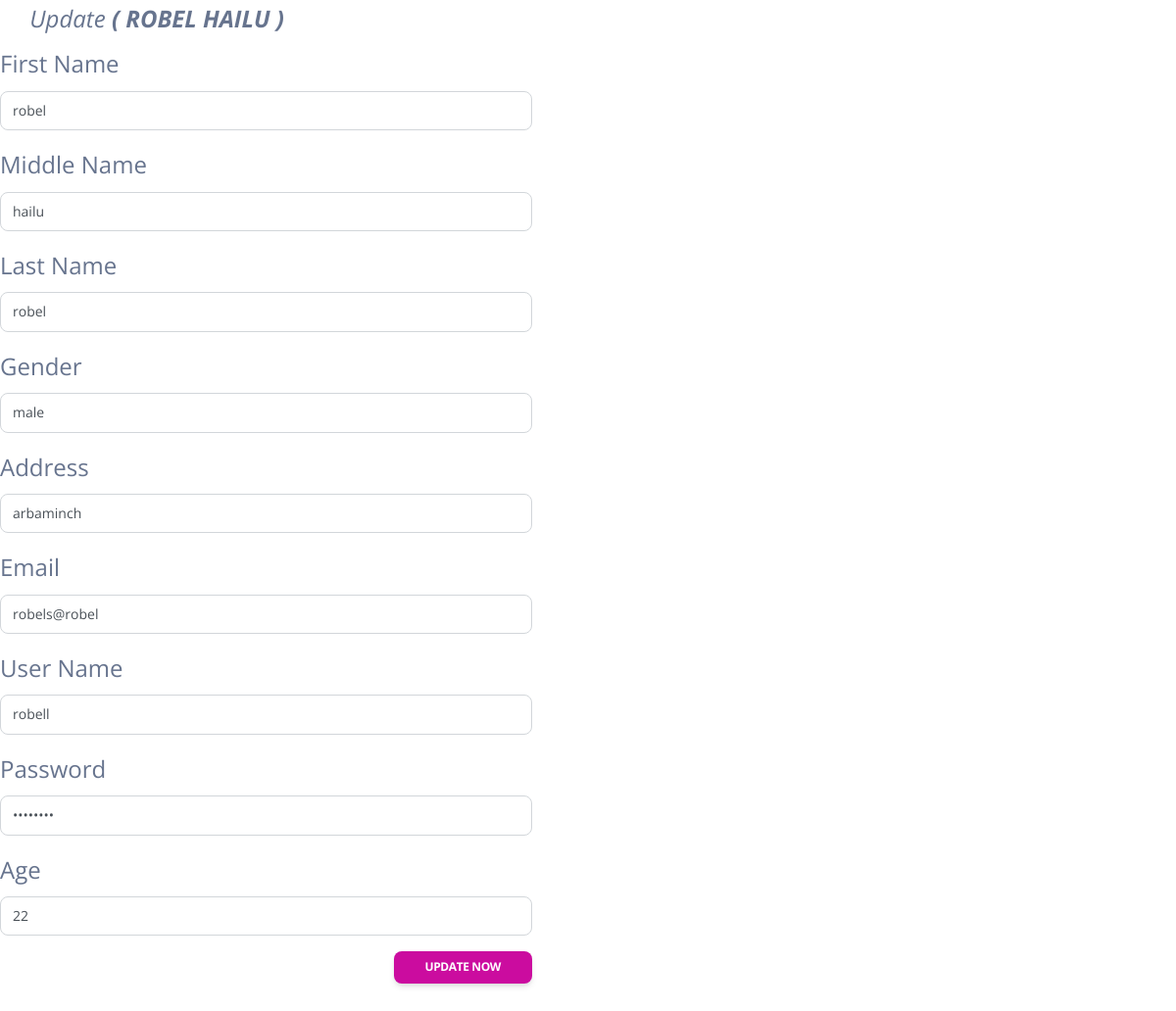
/admin/updateins.php?Id=2, run on the app's committed database.
### tables this page shows
CREATE TABLE `instructor` (
  `ins_id` int(11) NOT NULL,
  `fname` varchar(100) NOT NULL,
  `mname` varchar(100) NOT NULL,
  `lname` varchar(100) NOT NULL,
  `address` varchar(100) NOT NULL,
  `email` varchar(100) NOT NULL,
  `age` int(100) NOT NULL,
  `sex` varchar(100) NOT NULL,
  `uname` varchar(100) NOT NULL,
  `pass` varchar(100) NOT NULL
);

### admin/updateins.php (the view, shortened to what this page needs)
<?php
  include("../connection.php");
  $id = $_GET['Id'];
  $selExmne = $con->query("SELECT * FROM instructor WHERE ins_id='$id' ")->fetch_ASSOC();
 ?>
<!DOCTYPE html>
<html lang="en">
<head>
  <link href="../assets/css/nucleo-icons.css" rel="stylesheet" />
  <link href="../assets/css/nucleo-svg.css" rel="stylesheet" />
  <link href="../assets/css/nucleo-svg.css" rel="stylesheet" />
  <link id="pagestyle" href="../assets/css/soft-ui-dashboard.css?v=1.0.6" rel="stylesheet" />
</head>
<body id="page-top">
<fieldset style="width:543px;" >
	<legend><i class="facebox-header"><i class="edit large icon"></i>&nbsp;Update <b>( <?php echo strtoupper($selExmne['fname']); echo "  "; echo strtoupper   (  $selExmne['mname']);?> )</b></i></legend>
  <div class="col-md-12 mt-4">
<form method="post" action="insupdatepro.php">
     <div class="form-group">
        <legend>First Name</legend>
        <input type="" name="fname" class="form-control" required="" value="<?php echo $selExmne['fname']; ?>" >
     </div>
     <div class="form-group">
        <legend>Middle Name</legend>
        <input type="" name="mname" class="form-control" required="" value="<?php echo $selExmne['mname']; ?>" >
     </div>
     <div class="form-group">
        <legend>Last Name</legend>
        <input type="" name="lname" class="form-control" required="" value="<?php echo $selExmne['lname']; ?>" >
     </div>
     <div class="form-group">
        <legend>Gender</legend>
        <select class="form-control" name="sex">
          <option value="<?php echo $selExmne['sex']; ?>"><?php echo $selExmne['sex']; ?></option>
        </select>
     </div>
     <div class="form-group">
        <legend>Address</legend>
        <input type="" name="addres" class="form-control" required="" value="<?php echo $selExmne['address']; ?>" >
     </div>
     <div class="form-group">
        <legend>Email</legend>
        <input type="email" name="email" class="form-control" required="" value="<?php echo $selExmne['email']; ?>" >
     </div>
     <div class="form-group">
        <legend>User Name</legend>
        <input type="text" name="uname" class="form-control" required="" value="<?php echo $selExmne['uname']; ?>" >
     </div>
     <div class="form-group">
        <legend>Password</legend>
        <input type="password" name="pass" class="form-control" required="" value="<?php echo $selExmne['pass']; ?>" >
     </div>
     <div class="form-group">
        <legend>Age</legend>
        <input type="int" name="age" class="form-control" required="" value="<?php echo $selExmne['age']; ?>" >
     </div>
  <div class="form-group" align="right">
    <button type="submit" class="btn btn-sm btn-primary">Update Now</button>
  </div>
</form>
  </div>
</fieldset>
</body>
</html>

### assets/css/nucleo-svg.css (style rules this page uses)
.icon { display: inline-block; color: #111111; height: 1em; width: 1em; }
.icon { fill: currentColor; stroke: none; }

### data on the page
instructor: fname "ROBEL", mname "HAILU", fname "robel", mname "hailu", lname "robel", sex "male", addres "arbaminch", email "robels@robel", uname "robell", age "22"
